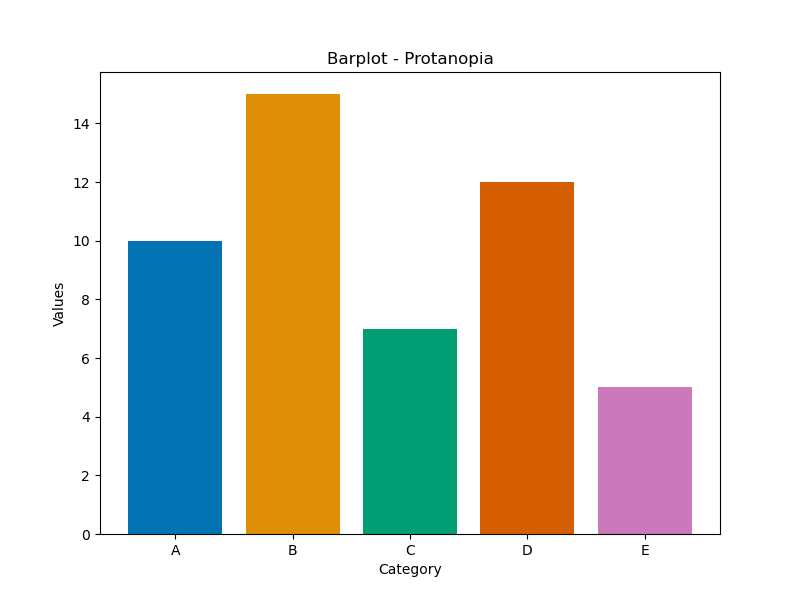
#> input picture Algorithm/barplot.png, 800 x 600 px
$ python addPattern.py
#> lines starting #> are read from the running program, lines starting #| are printed output that depends on the picture; after the words box and inside, x2 and y2 are one past the last pixel; in counts of white or black regions, pixels touching at a corner belong together
import cv2
import numpy as np
from sklearn.cluster import KMeans

def add_hatches_to_bars(input_path, output_path, num_colors=3, hatch_alpha=0.3):
    # Load image and convert color spaces
#> called with input_path = 'barplot.png', output_path = 'output.png', num_colors = 5, hatch_alpha = 0.4
    img = cv2.imread(input_path)
#> img is the input picture: shape (600, 800, 3); mean B, G, R 201.9, 216.4, 221
    img_rgb = cv2.cvtColor(img, cv2.COLOR_BGR2RGB)
    original = img_rgb.copy()
    gray = cv2.cvtColor(img_rgb, cv2.COLOR_RGB2GRAY)

    # Step 1: Detect plot area using edge detection
    edges = cv2.Canny(gray, 50, 150)
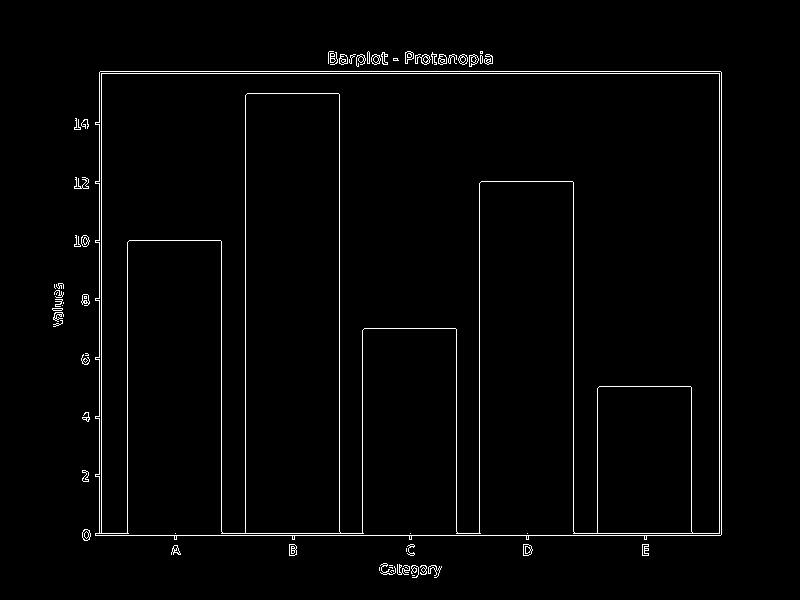
#> edges: shape (600, 800); 1.9% white in thin lines or dots, all inside (x1, y1, x2, y2) = (52, 51, 722, 578)
    contours, _ = cv2.findContours(edges, cv2.RETR_EXTERNAL, cv2.CHAIN_APPROX_SIMPLE)
#> contours = 59 contours, 32 with area under 20; largest, box (x1, y1, x2, y2) and area: (95, 71, 722, 540) 288723, (523, 544, 533, 556) 84, (469, 54, 479, 67) 78, (289, 544, 297, 556) 72, (82, 529, 91, 541) 72

    # Find the largest rectangular contour (plot area)
    plot_contour = max(contours, key=lambda cnt: cv2.contourArea(cv2.convexHull(cnt)))
#> plot_contour = contour of 82 points, box (x1, y1, x2, y2) (95, 71, 722, 540), area 288723
    x, y, w, h = cv2.boundingRect(plot_contour)
#> x = 95; y = 71; w = 627; h = 469

    # [7 lines of commented-out code are left out]
    margin = 10  # Add some margin
    x, y, w, h = x + margin, y + margin, w - 2*margin, h - 2*margin
#> x = 105; y = 81; w = 607; h = 449
    plot_area = gray[y:y+h, x:x+w]
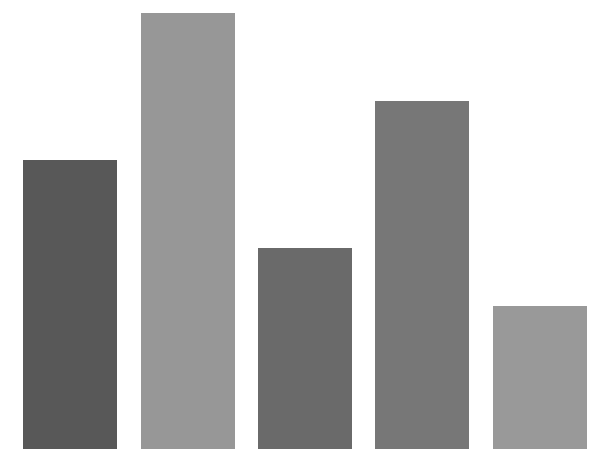
#> plot_area: shape (449, 607); min 88, max 255, mean 191
    plot_area_rgb = img_rgb[y:y+h, x:x+w]

    # Step 2: Detect bars within plot area
    # Adaptive thresholding for better bar detection
    thresh = cv2.adaptiveThreshold(plot_area, 255,
                                  cv2.ADAPTIVE_THRESH_GAUSSIAN_C,
                                  cv2.THRESH_BINARY_INV, 11, 2)
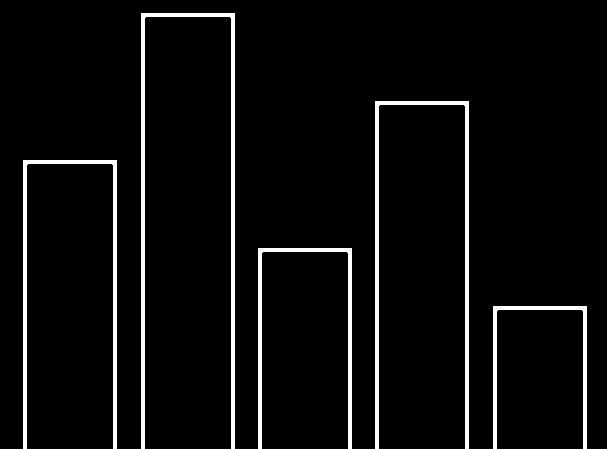
#> thresh: shape (449, 607); 4.8% white; 5 white regions

    # Morphological operations to clean up
    kernel = np.ones((3,3), np.uint8)
    cleaned = cv2.morphologyEx(thresh, cv2.MORPH_CLOSE, kernel, iterations=2)

    # Find bar contours
    bar_contours, _ = cv2.findContours(cleaned, cv2.RETR_EXTERNAL, cv2.CHAIN_APPROX_SIMPLE)
#> bar_contours = 5 contours; box (x1, y1, x2, y2) and area: (141, 13, 235, 449) 2875, (375, 101, 469, 449) 2347, (23, 160, 117, 449) 1993, (258, 248, 352, 449) 1465, (493, 306, 587, 449) 1117

    # [7 lines of commented-out code are left out]
    bars = []
    min_bar_area = 100  # Adjust based on image size
    for cnt in bar_contours:
        area = cv2.contourArea(cnt)
        xb, yb, wb, hb = cv2.boundingRect(cnt)
        aspect_ratio = wb / float(hb)

        # Basic bar characteristics (adjust as needed)
        if area > min_bar_area and aspect_ratio < 0.8:
            # Convert coordinates back to original image space
            bars.append((x + xb, y + yb, wb, hb))
#> this loop made 5 passes
#> (area, xb, yb, hb, aspect_ratio) on passes 1 to 5: (1117, 493, 306, 143, 0.657), (1465, 258, 248, 201, 0.468), (1993, 23, 160, 289, 0.325), (2347, 375, 101, 348, 0.27), (2875, 141, 13, 436, 0.216)
#> after the loop, bars = [(598, 387, 94, 143), (363, 329, 94, 201), (128, 241, 94, 289), (480, 182, 94, 348), (246, 94, 94, 436)]

    # Step 3: Extract and cluster bar colors
    bar_colors = []
    for (xb, yb, wb, hb) in bars:
        roi = img_rgb[yb:yb+hb, xb:xb+wb]
        avg_color = np.mean(roi, axis=(0, 1))
        bar_colors.append(avg_color)
#> this loop made 5 passes
#> (xb, yb, hb, avg_color) on passes 1 to 5: (598, 387, 143, [204, 120, 188]), (363, 329, 201, [2, 158, 115]), (128, 241, 289, [1, 115, 178]), (480, 182, 348, [213, 94, 0]), (246, 94, 436, [222, 143, 5])
#> pass 1, in add_hatches_to_bars, `roi = img_rgb[yb:yb+hb, xb:xb+wb]`:
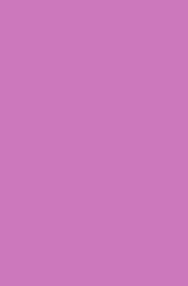
#> roi: shape (143, 94, 3) (shown 2 times larger); mean R, G, B 204, 120, 188
#> after the loop:
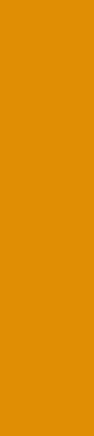
#> roi: shape (436, 94, 3); mean R, G, B 222, 143, 5
#> after the loop, bar_colors = [[204, 120, 188], [2, 158, 115], [1, 115, 178], [213, 94, 0], [222, 143, 5]]
    print(bar_colors)
#| [array([204., 120., 188.]), array([  2., 158., 115.]), array([  1., 115., 178.]), array([213.,  94.,   0.]), array([222., 143.,   5.])]
    kmeans = KMeans(n_clusters=num_colors, n_init=10, random_state=42)
    labels = kmeans.fit_predict(bar_colors)
#> labels = [2, 0, 3, 4, 1]
    print(labels)
#| [2 0 3 4 1]

    # Step 4: Create hatch patterns
    patterns = [
        {'type': 'horizontal', 'spacing': 8, 'thickness': 2},
        {'type': 'vertical', 'spacing': 8, 'thickness': 2},
        {'type': 'diagonal', 'spacing': 8, 'thickness': 2, 'slope': 1},
        {'type': 'cross', 'spacing': 8, 'thickness': 2},
        {'type': 'dots', 'spacing': 12, 'radius': 2}
    ]

    # Create overlay
    overlay = original.copy()
    for i, (xb, yb, wb, hb) in enumerate(bars):
        pattern = patterns[labels[i] % len(patterns)]
        color = (0, 0, 0)  # Black hatches
        if pattern['type'] == 'horizontal':
            for y_line in range(yb, yb+hb, pattern['spacing']):
                cv2.line(overlay, (xb, y_line), (xb+wb, y_line), color, pattern['thickness'])
        elif pattern['type'] == 'vertical':
            for x_line in range(xb, xb+wb, pattern['spacing']):
                cv2.line(overlay, (x_line, yb), (x_line, yb+hb), color, pattern['thickness'])
        elif pattern['type'] == 'cross':
            for y_line in range(yb, yb+hb, pattern['spacing']):
                cv2.line(overlay, (xb, y_line), (xb+wb, y_line), color, pattern['thickness'])
            for x_line in range(xb, xb+wb, pattern['spacing']):
                cv2.line(overlay, (x_line, yb), (x_line, yb+hb), color, pattern['thickness'])
        elif pattern['type'] == 'dots':
            for y_dot in range(yb, yb+hb, pattern['spacing']):
                for x_dot in range(xb, xb+wb, pattern['spacing']):
                    cv2.circle(overlay, (x_dot, y_dot), pattern['radius'], color, -1)
        elif pattern['type'] == 'diagonal':
            step = pattern['spacing']
            k = pattern['slope']
            # Top-left to bottom-right diagonals
            x_start = xb + wb - step

            while True:
                if x_start < xb:
                    break
                pt1 = (x_start, yb + hb)
                pt2_y = yb + hb - (xb + wb - x_start) * k
                if pt2_y < yb:
                    pt2_x = x_start + hb / k
                    pt2 = (pt2_x, yb)
                else:
                    pt2 = (xb + wb, pt2_y)
                cv2.line(overlay, pt1, pt2, color, pattern['thickness'])
                x_start -= step

            y_start = yb + hb
            while True:
                if y_start < yb:
                    break
                pt1 = (xb, y_start)
                pt_2_y = y_start - k * wb
                if pt_2_y < yb:
                    pt2_x = 2 * xb - (yb + k * xb - y_start)
                    pt2 = (pt2_x, yb)
                else:
                    pt2 = (xb + wb, pt_2_y)
                cv2.line(overlay, pt1, pt2, color, pattern['thickness'])
                y_start -= step


        # show the current bar contour and hatch pattern
        cv2.rectangle(overlay, (xb, yb), (xb+wb, yb+hb), (255, 0, 0), 2)
        cv2.imshow('Bar Contour with Hatch Pattern', cv2.cvtColor(overlay, cv2.COLOR_RGB2BGR))
        cv2.waitKey(0)
        cv2.destroyAllWindows()
#> this loop made 5 passes
#> (xb, yb, hb, step, k) on pass 1: (598, 387, 143, 8, 1)
#> (xb, yb, hb, pattern) on passes 2 to 5: (363, 329, 201, {'type': 'horizontal', 'spacing': 8, 'thickness': 2}), (128, 241, 289, {'type': 'cross', 'spacing': 8, 'thickness': 2}), (480, 182, 348, {'type': 'dots', 'spacing': 12, 'radius': 2}), (246, 94, 436, {'type': 'vertical', 'spacing': 8, 'thickness': 2})
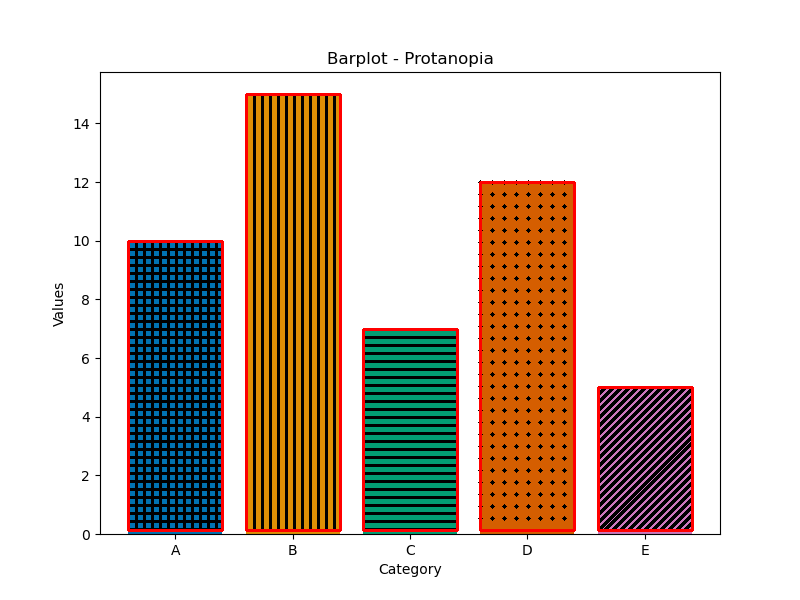
#> overlay: shape (600, 800, 3); mean R, G, B 211.4, 199.5, 187.6

    # Blend and save
    result = cv2.addWeighted(original, 1 - hatch_alpha, overlay, hatch_alpha, 0)
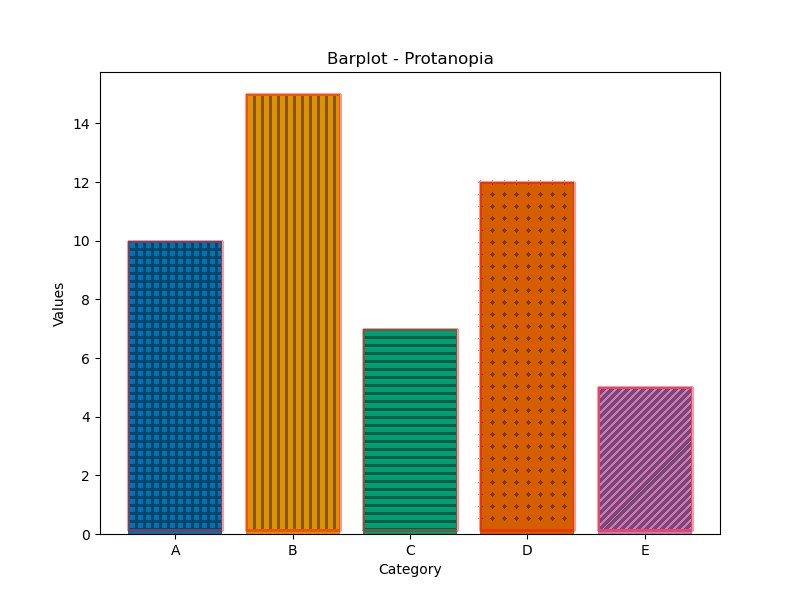
#> result: shape (600, 800, 3); mean R, G, B 217.2, 209.6, 196.2
    cv2.imwrite(output_path, cv2.cvtColor(result, cv2.COLOR_RGB2BGR))

# Usage
add_hatches_to_bars('barplot.png', 'output.png', num_colors=5, hatch_alpha=0.4)
